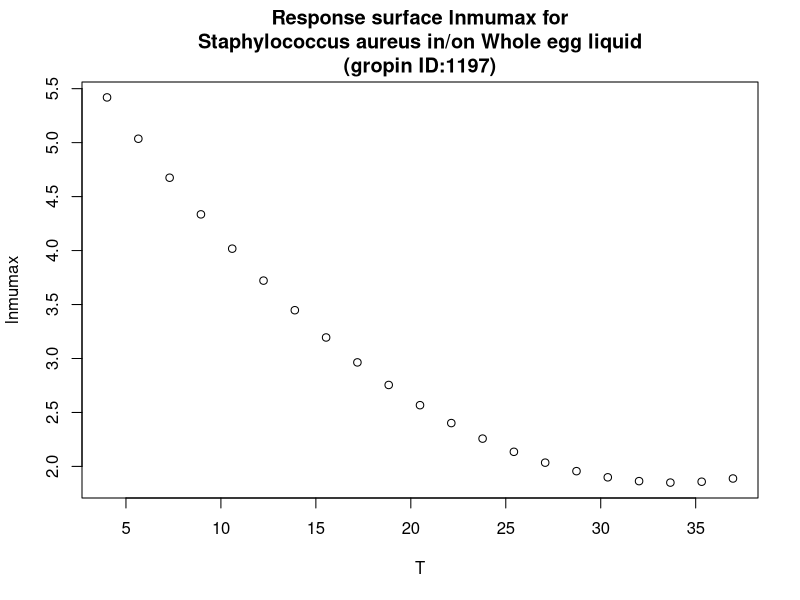

The R script that drew this image:
#############################
# start of Parameter script
#############################
T <- seq(4.004,36.963036963037,length.out=21)
#############################
# end of Parameter script
#############################
############################# 
# start of Model script Gropin ID 1197 
#############################
 
# constant coefficients for this model
 
variables <- data.frame(T)
argumentsPar <- expand.grid(variables)
 
# heart of the model
response_surface <- function(T) {
   mumax <-(-0.271*T+0.004*(T^2)+6.44)

return(mumax=mumax)
} 

# output parameters
responseSurface <- cbind(argumentsPar,response_surface(argumentsPar['T']))
colnames(responseSurface) <- c(colnames(argumentsPar),'lnmumax')
#############################
# End of Model script
#############################
############################# 
# start of Visualisation script Gropin ID 1197 
#############################
plot(T,responseSurface$'lnmumax',xlab='T',
                          ylab='lnmumax',main='Response surface lnmumax for
Staphylococcus aureus in/on Whole egg liquid
(gropin ID:1197)')
#############################
# End of Visualisation script
#############################
